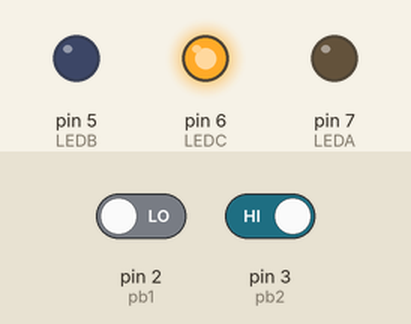
This sketch was run on a simulated Arduino Uno, built with avr-gcc and run on an emulated ATmega328P. On the bench: output pins drawn as LEDs (lit = HIGH). The test bench sets the inputs (shaded band); at power-on: pin 2 (pb1) LOW, pin 3 (pb2) HIGH.

Above: at 1.2 s.
1.3 s: pin 2 (pb1) driven HIGH
At 2.3 s:
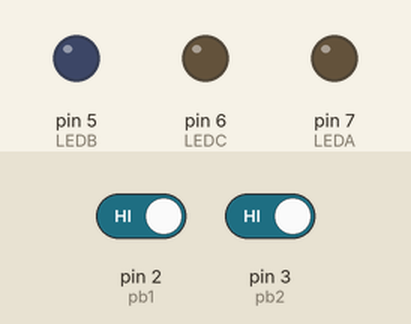
2.8 s: pin 3 (pb2) driven LOW
At 3.5 s:
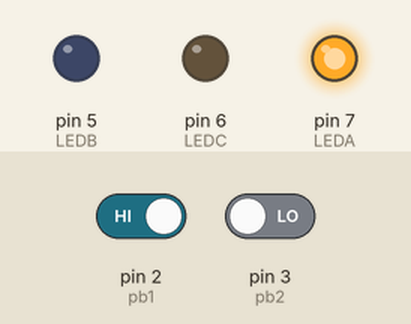
4.3 s: pin 2 (pb1) driven LOW
At 4.6 s:
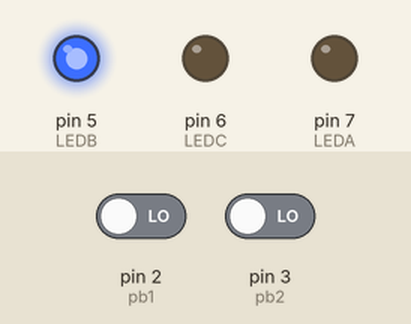
5.8 s: pin 3 (pb2) driven HIGH
At 7.0 s:
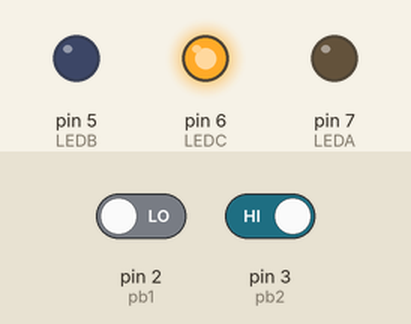
Timing chart, 0 to 8.3 s (numbered marks = the images above; inputs shaded):
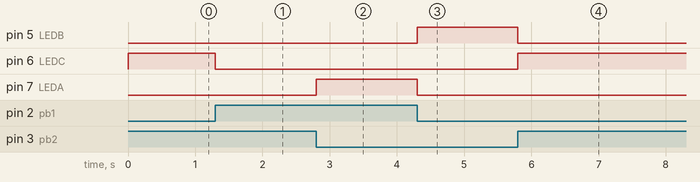

The sketch:

logic_kontrol.ino
```cpp
 const int pb1  = 2 ;
 const int pb2  = 3 ;
 const int LEDA = 7 ;
 const int LEDB = 5 ;
 const int LEDC = 6 ;

void setup() {
  // put your setup code here, to run once:
  pinMode(LEDA,OUTPUT);
  pinMode(LEDB,OUTPUT);
  pinMode(LEDC,OUTPUT);
  pinMode(pb1,INPUT);
  pinMode(pb2,INPUT);
}
void loop() {
  if(digitalRead(pb1)==1 && digitalRead(pb2)==0){
    digitalWrite(LEDA,HIGH);
    }else{
    digitalWrite(LEDA,LOW);
      }
   if(digitalRead(pb1)==0 && digitalRead(pb2)==0){
    digitalWrite(LEDB,HIGH);
    }else{
    digitalWrite(LEDB,LOW);
      }
    if(digitalRead(pb1)==0 && digitalRead(pb2)==1){
    digitalWrite(LEDC,HIGH);
    }else{
    digitalWrite(LEDC,LOW);
      }
}
```

Measured:
- after the input at 1.3 s, pin 6 (LEDC): HIGH → LOW at once
- after the input at 2.8 s, pin 7 (LEDA): LOW → HIGH at once
- after the input at 4.3 s, pin 5 (LEDB): LOW → HIGH at once; pin 7 (LEDA): HIGH → LOW at once
- after the input at 5.8 s, pin 5 (LEDB): HIGH → LOW at once; pin 6 (LEDC): LOW → HIGH at once
